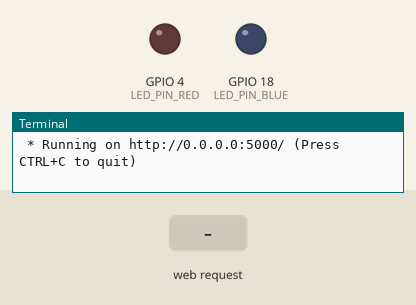
This program was run on a simulated Raspberry Pi (BCM pin numbers). Shown: output pins drawn as LEDs (lit = HIGH), the last lines printed to the terminal. Inputs (shaded band) come from the test bench. The clock reads 2024-03-15 10:24:30 at power-on unless the program sets it.

Above: at 1.2 s.
1.3 s: HTTP request for /led/redon received
At 2.5 s:
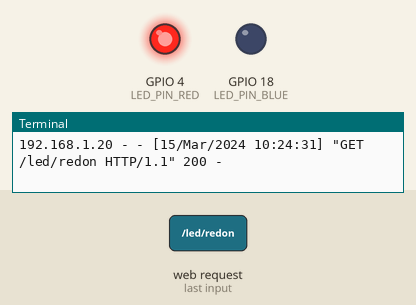
2.8 s: HTTP request for /led/blueon received
At 3.8 s:
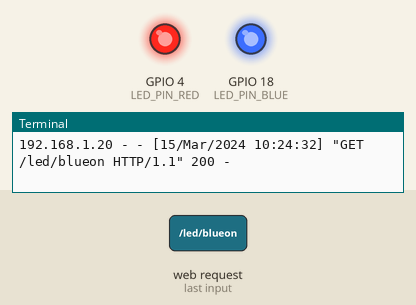
4.3 s: HTTP request for /led/redoff received
At 5.0 s:
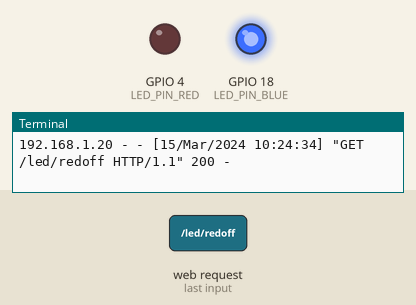
Timing chart, 0 to 7.3 s (numbered marks = the images above; inputs shaded):
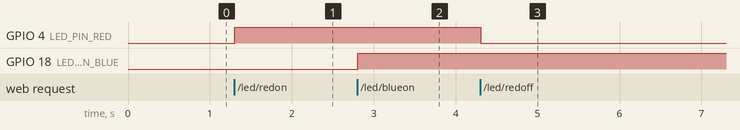

Measured:
- after the input at 1.3 s, GPIO 4 (LED_PIN_RED): LOW → HIGH at once
- after the input at 2.8 s, GPIO 18 (LED_PIN_BLUE): LOW → HIGH at once
- after the input at 4.3 s, GPIO 4 (LED_PIN_RED): HIGH → LOW at once

The program:

flask_led_task.py
```python
import RPi.GPIO as GPIO
from flask import Flask

#Flask 객체 생성
# __name__은 파일명
app = Flask(__name__)


LED_PIN_RED = 4
LED_PIN_BLUE = 18
GPIO.setmode(GPIO.BCM)
GPIO.setup(LED_PIN_RED, GPIO.OUT)
GPIO.setmode(GPIO.BCM)
GPIO.setup(LED_PIN_BLUE, GPIO.OUT)

@app.route("/")
def hello():
    return '''
        <p>Hello, Flask!</p>
        <a href="/led/redon">RED LED ON</a>
        <a href="/led/redoff">RED LED OFF</a>
        <a href="/led/blueon">BLUE LED ON</a>
        <a href="/led/blueoff">BLUE LED OFF</a>
    '''

@app.route("/led/<op>")
def led_op(op):
    if op == "redon":
        GPIO.output(LED_PIN_RED, GPIO.HIGH)
        return '''
            <p>RED LED ON</p>
            <a href="/">Go Home</a>
        '''
    elif op == "redoff":
        GPIO.output(LED_PIN_RED, GPIO.LOW)
        return '''
            <p>RED LED OFF</p>
            <a href="/">Go Home</a>
        '''
    elif op == "blueon":
        GPIO.output(LED_PIN_BLUE, GPIO.HIGH)
        return '''
            <p>BLUE LED ON</p>
            <a href="/">Go Home</a>
        '''
    elif op == "blueoff":
        GPIO.output(LED_PIN_BLUE, GPIO.LOW)
        return '''
            <p>BLUE LED OFF</p>
            <a href="/">Go Home</a>
        '''


# 터미널에서 직접 실행시킨 경우
if __name__=="__main__":
    try:
        app.run(host="0.0.0.0")
    finally:
        GPIO.cleanup()
# @app.route("/first")
# def first():
#     return '''
#     <p>LED ON</p>
#     <a href="/">Go Home</a>
#     '''

# @app.route("/second")
# def second():
#     return '''
#     <p>LED OFF</p>
#     <a href="/">Go Home</a>
#     '''
```
